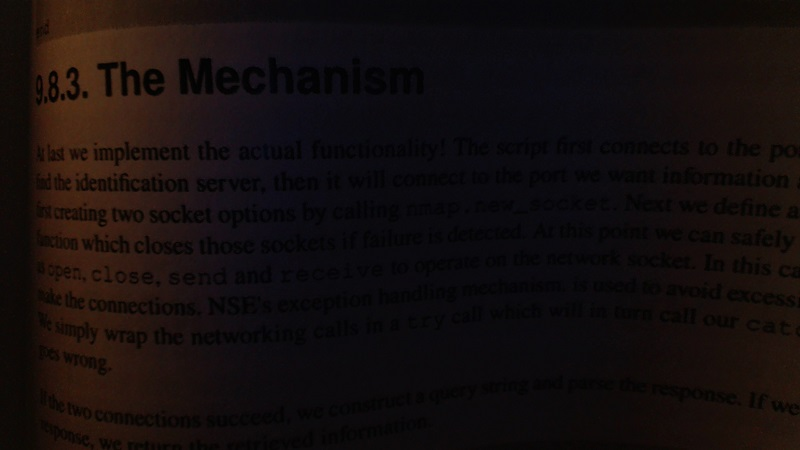
#> input picture IndirectlyRelated/OpenCV/thresholding/bookpage.jpg, 800 x 450 px, found by its file name
$ python thresholding.py
#> lines starting #> are read from the running program, lines starting #| are printed output that depends on the picture; after the words box and inside, x2 and y2 are one past the last pixel; in counts of white or black regions, pixels touching at a corner belong together
import cv2
import numpy as np

image = cv2.imread('thresholding/bookpage.jpg')
#> image is the input picture: shape (450, 800, 3); mean B, G, R 13.4, 13.6, 20.3
retval, theshold = cv2.threshold(image, 8, 255, cv2.THRESH_BINARY)
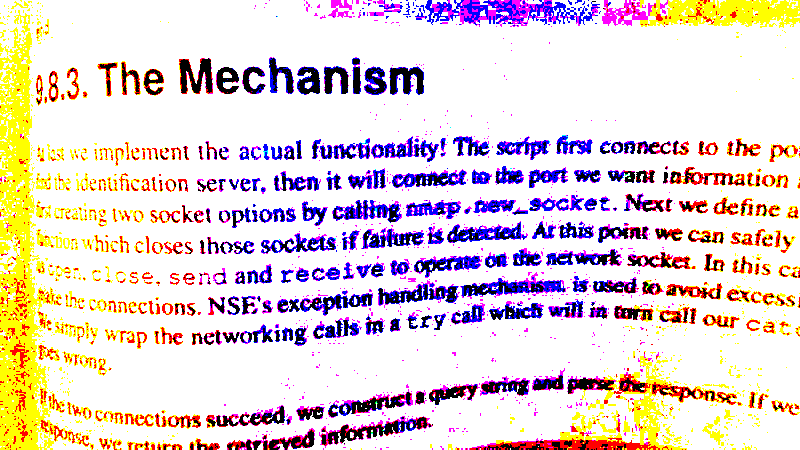
#> theshold: shape (450, 800, 3); mean B, G, R 212.1, 212.3, 228.7

grayscaled = cv2.cvtColor(image, cv2.COLOR_BGR2GRAY)
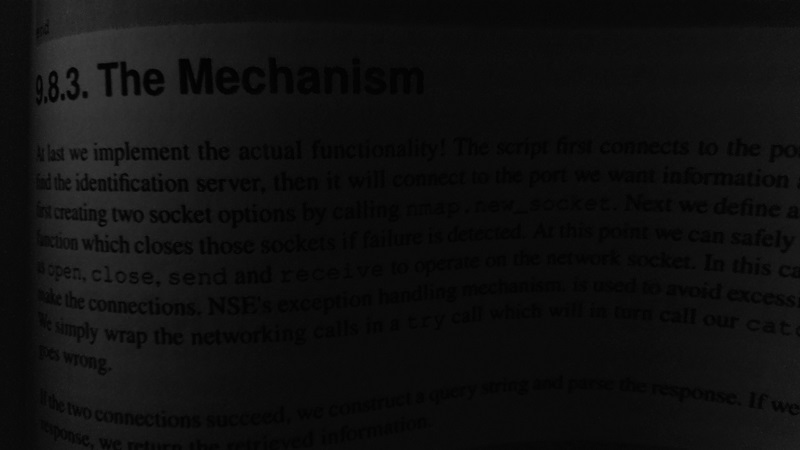
#> grayscaled: shape (450, 800); min 0, max 64, mean 15.6
retval, theshold2 = cv2.threshold(grayscaled, 8, 255, cv2.THRESH_BINARY)
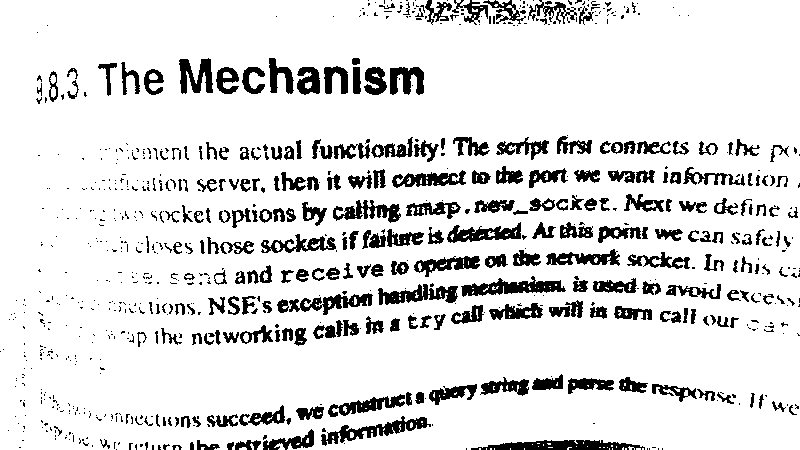
#> theshold2: shape (450, 800); 87.2% white; 802 black regions (536 under 20 px), largest, box (x1, y1, x2, y2) and area: (471, 440, 645, 450) 1153, (461, 276, 566, 297) 1049, (321, 416, 431, 446) 1015
gaus = cv2.adaptiveThreshold(grayscaled, 255, cv2.ADAPTIVE_THRESH_GAUSSIAN_C, cv2.THRESH_BINARY, 155, 1)
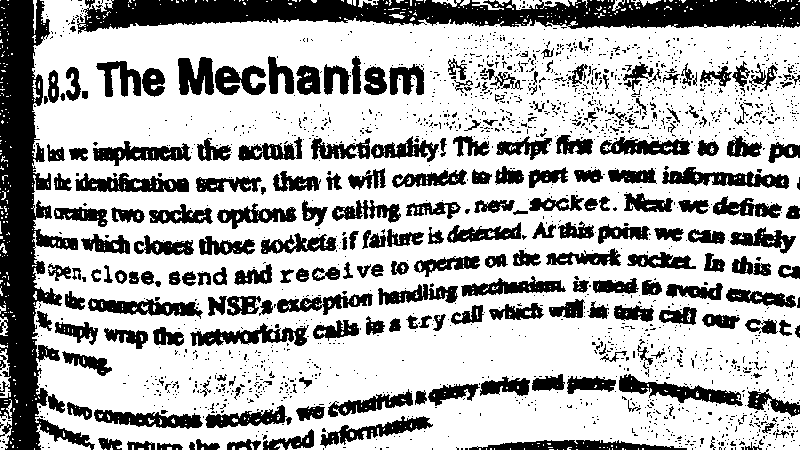
#> gaus: shape (450, 800); 69% white; 1909 black regions (1672 under 20 px), largest, box (x1, y1, x2, y2) and area: (0, 0, 95, 450) 17486, (77, 0, 800, 34) 15843, (619, 374, 743, 406) 1471
retval, otsu = cv2.threshold(grayscaled, 125, 255, cv2.THRESH_TRUNC + cv2.THRESH_OTSU)
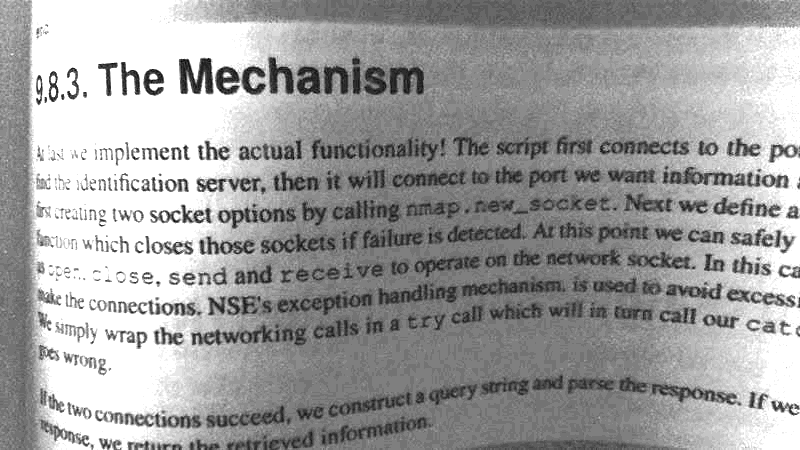
#> otsu: shape (450, 800); min 0, max 22, mean 13.7; drawn with min black and max white
#> retval = 22

cv2.imshow('original', image)
cv2.imshow('threshold', theshold)
cv2.imshow('theshold2', theshold2)
cv2.imshow('gaus', gaus)
cv2.imshow('otsu', otsu)
cv2.waitKey(0)
cv2.destroyAllWindows()
